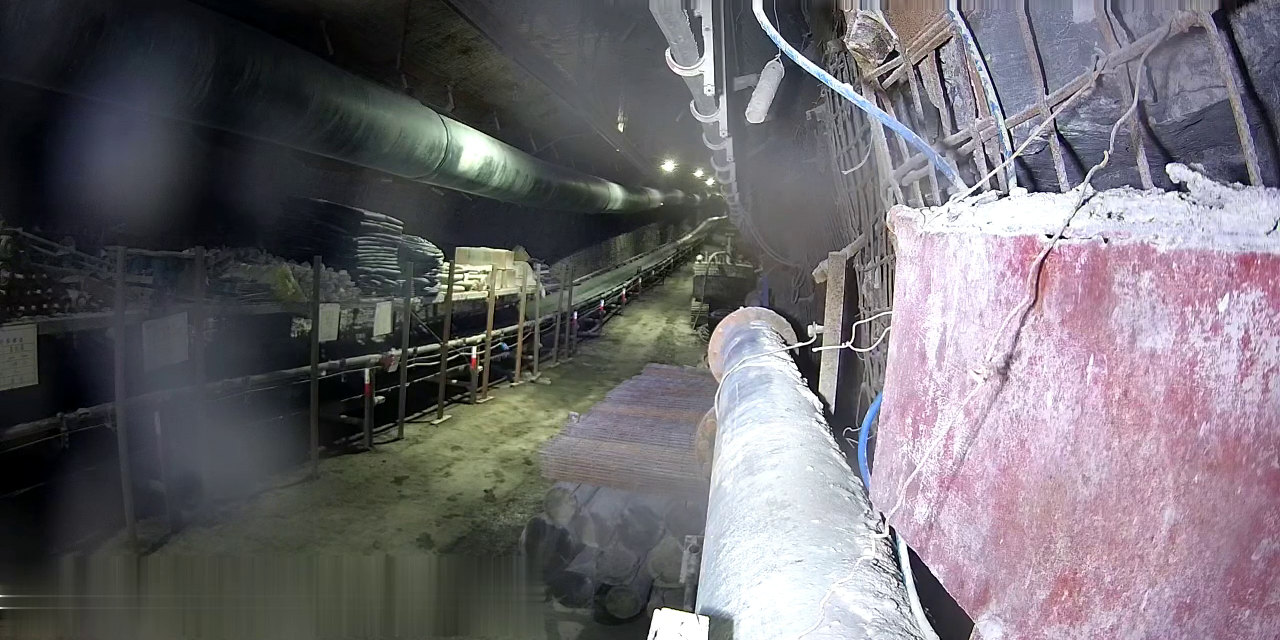
#> input picture GenerateLow/Input/1.png, 1280 x 640 px
$ python generate_lowlight.py --source Input/1.png --output out.png
#> lines starting #> are read from the running program, lines starting #| are printed output that depends on the picture
"""Standalone low-light generator matching the surviving original algorithm.

Input may be one image or a dataset root containing train/high and test/high.
The default settings reproduce the original synthesis and its continuous RNG.
Use --size-multiple 1 and --seed-mode per-image for later full-image variants.
"""

from __future__ import annotations

import argparse
import json
import re
import shutil
from pathlib import Path

import cv2
import numpy as np


BASE_CONFIG = {
    "gamma_range": (1.55, 2.15),
    "brightness_range": (0.38, 0.70),
    "illumination_base_range": (0.38, 0.62),
    "illumination_spot_count": (1, 3),
    "illumination_spot_gain_range": (0.10, 0.22),
    "illumination_lamp_prob": 0.8,
    "illumination_lamp_gain_range": (0.14, 0.30),
    "illumination_sigma_x_range": (0.12, 0.30),
    "illumination_sigma_y_range": (0.12, 0.34),
    "illumination_blur_sigma_range": (9.0, 18.0),
    "illumination_clip_range": (0.16, 0.82),
    "vignette_strength_range": (0.24, 0.46),
    "gaussian_luma_noise_std_range": (0.0025, 0.0100),
    "gaussian_chroma_noise_std_range": (0.00015, 0.00080),
    "gaussian_dark_scale_range": (0.6, 1.4),
    "poisson_levels_range": (36.0, 68.0),
    "poisson_dark_scale_range": (0.35, 1.0),
    "noise_darkness_gamma_range": (1.2, 1.8),
    "red_speckle_max_excess": 0.05,
    # OpenCV channel order: B, G, R.
    "color_profiles": {
        "cold": ((1.00, 1.08), (0.95, 1.02), (0.86, 0.96)),
        "greenish": ((0.90, 0.99), (1.01, 1.09), (0.87, 0.96)),
        "yellow_green": ((0.84, 0.94), (1.00, 1.08), (0.94, 1.03)),
    },
    "blur_prob": 0.25,
    "blur_kernel_choices": (3, 5),
    "blur_sigma_range": (0.4, 1.1),
    "jpeg_quality": 95,
}

IMAGE_EXTENSIONS = {".png", ".jpg", ".jpeg"}


def make_config(brightness_scale: float, noise_scale: float, blur_prob: float) -> dict:
    cfg = {**BASE_CONFIG, "blur_prob": blur_prob}
    cfg["brightness_range"] = tuple(v * brightness_scale for v in BASE_CONFIG["brightness_range"])
    for key in ("gaussian_luma_noise_std_range", "gaussian_chroma_noise_std_range"):
        cfg[key] = tuple(v * noise_scale for v in BASE_CONFIG[key])
    cfg["poisson_levels_range"] = tuple(v / noise_scale**2 for v in BASE_CONFIG["poisson_levels_range"])
    return cfg


def sample_color_gains(rng: np.random.Generator, cfg: dict) -> np.ndarray:
    names = list(cfg["color_profiles"])
    ranges = cfg["color_profiles"][names[int(rng.integers(0, len(names)))]]
    return np.array([rng.uniform(lo, hi) for lo, hi in ranges], dtype=np.float32)


def generate_illumination_map(height: int, width: int, rng: np.random.Generator, cfg: dict) -> np.ndarray:
    yy, xx = np.mgrid[0:height, 0:width].astype(np.float32)
    xx /= max(width - 1, 1)
    yy /= max(height - 1, 1)
    illumination = np.full((height, width), rng.uniform(*cfg["illumination_base_range"]), dtype=np.float32)

    center_x, center_y = rng.uniform(0.35, 0.65), rng.uniform(0.35, 0.65)
    radius_x, radius_y = rng.uniform(0.75, 1.05), rng.uniform(0.75, 1.10)
    distance = ((xx - center_x) / radius_x) ** 2 + ((yy - center_y) / radius_y) ** 2
    strength = rng.uniform(*cfg["vignette_strength_range"])
    illumination *= np.clip(1.0 - strength * distance, 0.55, 1.0)

    count = int(rng.integers(cfg["illumination_spot_count"][0], cfg["illumination_spot_count"][1] + 1))
    for idx in range(count):
        lamp = idx == 0 and rng.random() < cfg["illumination_lamp_prob"]
        if lamp:
            gain = rng.uniform(*cfg["illumination_lamp_gain_range"])
            mu_x, mu_y = rng.uniform(0.25, 0.75), rng.uniform(0.12, 0.68)
        else:
            gain = rng.uniform(*cfg["illumination_spot_gain_range"])
            mu_x, mu_y = rng.uniform(0.10, 0.90), rng.uniform(0.10, 0.90)
        sigma_x = rng.uniform(*cfg["illumination_sigma_x_range"])
        sigma_y = rng.uniform(*cfg["illumination_sigma_y_range"])
        gaussian = np.exp(-(((xx - mu_x) ** 2 / (2.0 * sigma_x**2)) +
                            ((yy - mu_y) ** 2 / (2.0 * sigma_y**2))))
        illumination += gain * gaussian.astype(np.float32)

    blur_sigma = rng.uniform(*cfg["illumination_blur_sigma_range"])
    illumination = cv2.GaussianBlur(illumination, (0, 0), blur_sigma)
    return np.clip(illumination, *cfg["illumination_clip_range"])[..., None]


def suppress_red_speckles(image: np.ndarray, cfg: dict) -> np.ndarray:
    result = np.clip(image, 0.0, 1.0).copy()
    red_limit = np.maximum(result[..., 0], result[..., 1]) + cfg["red_speckle_max_excess"]
    result[..., 2] = np.minimum(result[..., 2], red_limit)
    return result


def add_dark_dependent_noise(image: np.ndarray, rng: np.random.Generator, cfg: dict) -> np.ndarray:
    luminance = 0.114 * image[..., 0] + 0.587 * image[..., 1] + 0.299 * image[..., 2]
    darkness = np.clip(1.0 - luminance, 0.0, 1.0)
    darkness_weight = darkness ** rng.uniform(*cfg["noise_darkness_gamma_range"])

    luma_std = rng.uniform(*cfg["gaussian_luma_noise_std_range"])
    chroma_std = rng.uniform(*cfg["gaussian_chroma_noise_std_range"])
    gaussian_scale = rng.uniform(*cfg["gaussian_dark_scale_range"])
    noise_strength = 0.35 + gaussian_scale * darkness_weight[..., None]
    height, width = image.shape[:2]
    luma_noise = rng.normal(0.0, 1.0, (height, width, 1)).astype(np.float32)
    luma_noise *= luma_std * noise_strength
    chroma_noise = np.zeros_like(image, dtype=np.float32)
    chroma_noise[..., 0] = rng.normal(0.0, 1.0, (height, width)).astype(np.float32)
    chroma_noise[..., 1] = rng.normal(0.0, 1.0, (height, width)).astype(np.float32)
    chroma_noise[..., 2] = 0.0
    chroma_noise *= chroma_std * noise_strength

    levels = rng.uniform(*cfg["poisson_levels_range"])
    poisson_scale = rng.uniform(*cfg["poisson_dark_scale_range"])
    poisson_base = np.clip(luminance, 0.0, 1.0)
    poisson_sample = rng.poisson(poisson_base * levels).astype(np.float32)
    poisson_sample /= levels
    poisson_noise = (poisson_sample - poisson_base)[..., None]
    poisson_noise *= 0.25 + poisson_scale * darkness_weight[..., None]

    noisy = image + luma_noise + chroma_noise + poisson_noise
    return np.clip(suppress_red_speckles(noisy, cfg), 0.0, 1.0)


def synthesize_lowlight(image_bgr: np.ndarray, rng: np.random.Generator, cfg: dict) -> np.ndarray:
    image = image_bgr.astype(np.float32) / 255.0
    gamma = rng.uniform(*cfg["gamma_range"])
    lowlight = np.power(np.clip(image, 0.0, 1.0), gamma)
    lowlight *= rng.uniform(*cfg["brightness_range"])
    lowlight *= generate_illumination_map(image.shape[0], image.shape[1], rng, cfg)
    lowlight *= sample_color_gains(rng, cfg).reshape(1, 1, 3)
    lowlight = np.clip(lowlight, 0.0, 1.0)
    if rng.random() < cfg["blur_prob"]:
        kernels = cfg["blur_kernel_choices"]
        size = int(kernels[int(rng.integers(0, len(kernels)))])
        lowlight = cv2.GaussianBlur(lowlight, (size, size), rng.uniform(*cfg["blur_sigma_range"]))
    lowlight = add_dark_dependent_noise(lowlight, rng, cfg)
    return np.clip(lowlight * 255.0, 0.0, 255.0).astype(np.uint8)


def natural_key(path: Path) -> list:
    return [int(part) if part.isdigit() else part.lower() for part in re.split(r"(\d+)", path.name)]


def align_image(image: np.ndarray, multiple: int) -> tuple[np.ndarray, list[int]]:
    height, width = image.shape[:2]
    target_h, target_w = height // multiple * multiple, width // multiple * multiple
    if target_h == 0 or target_w == 0:
        raise ValueError(f"Image dimensions must be at least {multiple} pixels")
    top, left = (height - target_h) // 2, (width - target_w) // 2
    return image[top:top + target_h, left:left + target_w], [left, top, left + target_w, top + target_h]


def read_image(path: Path) -> np.ndarray:
    image = cv2.imread(str(path), cv2.IMREAD_COLOR)
    if image is None:
        raise ValueError(f"Cannot read image: {path}")
    return image


def write_image(path: Path, image: np.ndarray, cfg: dict) -> None:
    options = [cv2.IMWRITE_JPEG_QUALITY, cfg["jpeg_quality"]] if path.suffix.lower() in {".jpg", ".jpeg"} else []
    if not cv2.imwrite(str(path), image, options):
        raise OSError(f"Cannot write image: {path}")


def main() -> None:
    parser = argparse.ArgumentParser(description=__doc__)
    parser.add_argument("--source", type=Path, required=True, help="One image or dataset root with train/high and test/high")
    parser.add_argument("--output", type=Path, required=True, help="New output image or dataset root")
    parser.add_argument("--seed", type=int, default=20260430)
    parser.add_argument("--seed-mode", choices=("stream", "per-image"), default="stream")
    parser.add_argument("--size-multiple", type=int, default=16, help="1 preserves original dimensions")
    parser.add_argument("--brightness-scale", type=float, default=1.0)
    parser.add_argument("--noise-scale", type=float, default=1.0)
    parser.add_argument("--blur-prob", type=float, default=0.25)
    args = parser.parse_args()
    if args.seed < 0 or args.size_multiple < 1:
        parser.error("--seed must be nonnegative and --size-multiple must be positive")
    if not np.isfinite([args.brightness_scale, args.noise_scale, args.blur_prob]).all():
        parser.error("Scale and probability values must be finite")
    if args.brightness_scale <= 0 or args.noise_scale <= 0 or not 0 <= args.blur_prob <= 1:
        parser.error("Scales must be positive and blur probability must be in [0, 1]")
    source, output = args.source.resolve(), args.output.resolve()
    if not source.exists() or output.exists() or source == output:
        parser.error("Source must exist and output must not exist or equal source")
    if source.is_dir() and (source in output.parents or output in source.parents):
        parser.error("Source and output directories must not be nested")
    if source.is_file() and output.suffix.lower() not in IMAGE_EXTENSIONS:
        parser.error("Single-image output must end in .png, .jpg, or .jpeg")
    if source.is_file() and output.with_name(output.stem + "_generation.json").exists():
        parser.error("Single-image manifest already exists")

    cv2.setNumThreads(2)
    cfg = make_config(args.brightness_scale, args.noise_scale, args.blur_prob)
    stream_rng = np.random.default_rng(args.seed)
    records = []
    if source.is_file():
        image = read_image(source)
#> in read_image, image is the input picture: shape (640, 1280, 3); mean B, G, R 111.2, 105.9, 109.6
        aligned, box = align_image(image, args.size_multiple)
#> box = [0, 0, 1280, 640]
        output.parent.mkdir(parents=True, exist_ok=True)
        write_image(output, synthesize_lowlight(aligned, stream_rng, cfg), cfg)
#> in add_dark_dependent_noise, `noise_strength = 0.35 + gaussian_scale * darkness_weight[..., None]`:
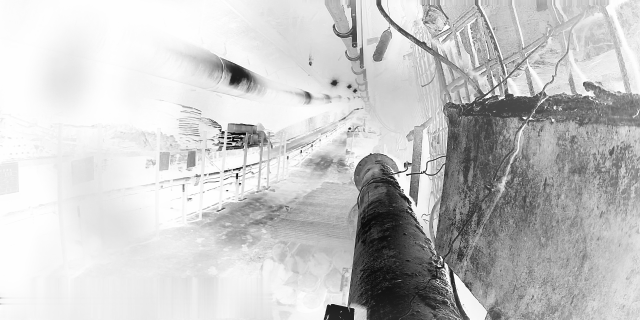
#> noise_strength: shape (640, 1280, 1) float32 (shown at 1/2 size); min 0.86, max 1.66, mean 1.48; drawn with min black and max white
#> in add_dark_dependent_noise, `chroma_noise[..., 0] = rng.normal(0.0, 1.0, (height, width)).astype(np..`:
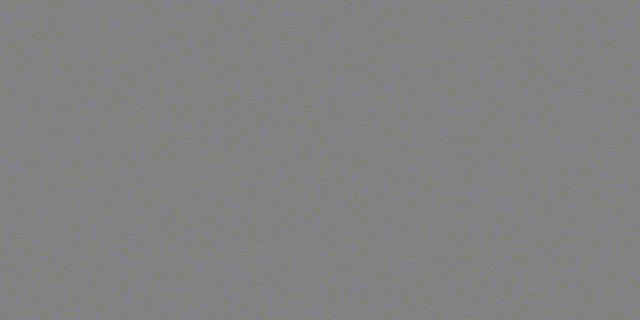
#> chroma_noise: shape (640, 1280, 3) float32 (shown at 1/2 size); mean of channels 0, 1, 2 0.000371, 0, 0; drawn with min black and max white
#> in add_dark_dependent_noise, `poisson_sample = rng.poisson(poisson_base * levels).astype(np.float32)`:
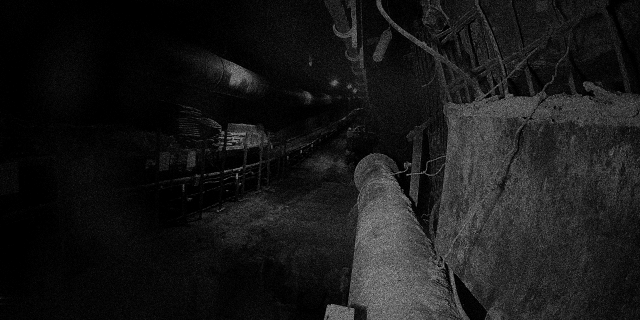
#> poisson_sample: shape (640, 1280) float32 (shown at 1/2 size); min 0, max 32, mean 3.1; drawn with min black and max white
#> in add_dark_dependent_noise, `poisson_noise = (poisson_sample - poisson_base)[..., None]`:
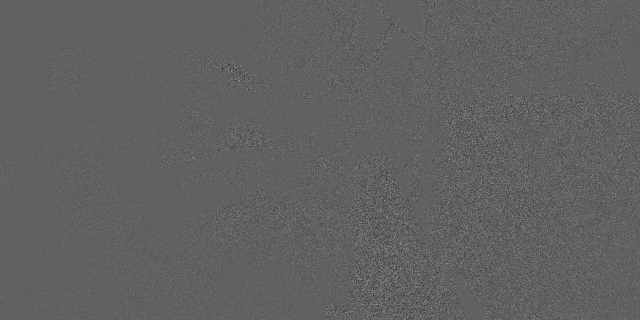
#> poisson_noise: shape (640, 1280, 1) float32 (shown at 1/2 size); min -0.316, max 0.512, mean 8.79e-05; drawn with min black and max white
#> in add_dark_dependent_noise, `noisy = image + luma_noise + chroma_noise + poisson_noise`:
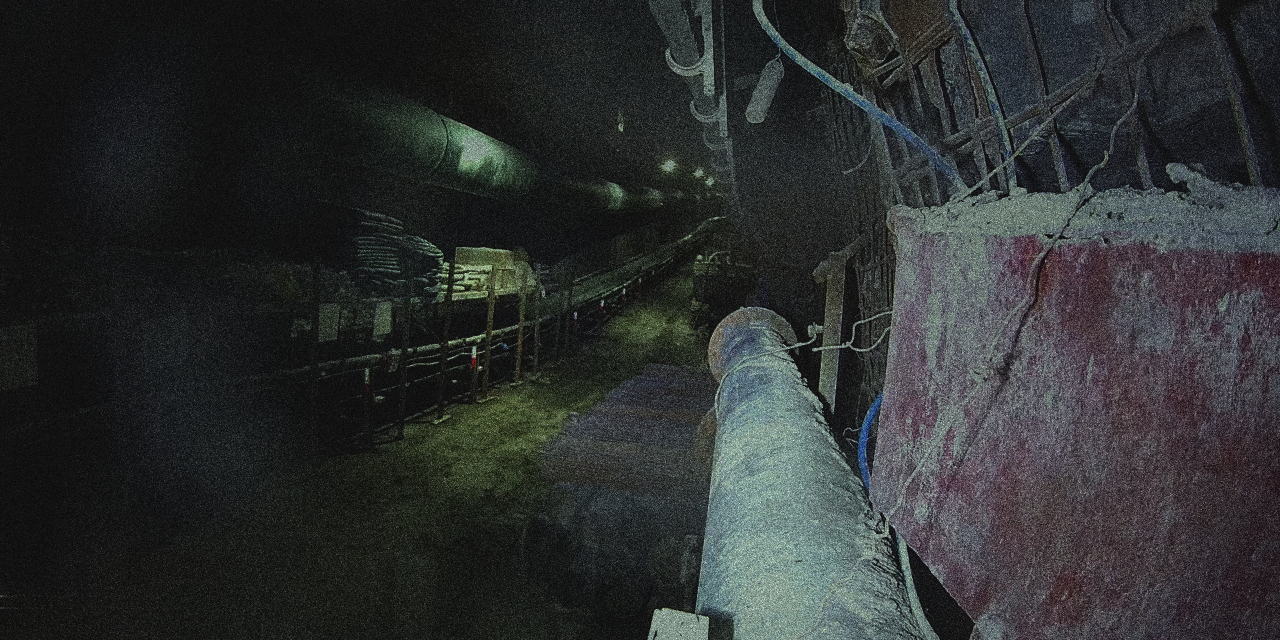
#> noisy: shape (640, 1280, 3) float32; mean B, G, R 0.0889, 0.0887, 0.0811; drawn with min black and max white
#> in write_image, `options = [cv2.IMWRITE_JPEG_QUALITY, cfg["jpeg_quality"]] if path.suff..`: options = []
        records.append({"source": str(source), "output": str(output), "seed": args.seed,
                        "original_size_wh": [image.shape[1], image.shape[0]], "crop_box_ltrb": box})
        manifest = output.with_name(output.stem + "_generation.json")
    else:
        images = []
        for split in ("train", "test"):
            folder = source / split / "high"
            if not folder.is_dir():
                parser.error(f"Missing input directory: {folder}")
            files = sorted((p for p in folder.iterdir() if p.is_file() and p.suffix.lower() in IMAGE_EXTENSIONS), key=natural_key)
            if not files:
                parser.error(f"No PNG/JPEG images in: {folder}")
            images.extend((split, p) for p in files)
        output.mkdir(parents=True)
        for index, (split, path) in enumerate(images):
            image = read_image(path)
            aligned, box = align_image(image, args.size_multiple)
            high_path = output / split / "high" / path.name
            low_path = output / split / "low" / path.name
            high_path.parent.mkdir(parents=True, exist_ok=True)
            low_path.parent.mkdir(parents=True, exist_ok=True)
            if aligned.shape == image.shape:
                shutil.copy2(path, high_path)
            else:
                write_image(high_path, aligned, cfg)
            rng = stream_rng if args.seed_mode == "stream" else np.random.default_rng(args.seed + index)
            write_image(low_path, synthesize_lowlight(aligned, rng, cfg), cfg)
            records.append({"split": split, "filename": path.name,
                            "seed": args.seed + index if args.seed_mode == "per-image" else None,
                            "original_size_wh": [image.shape[1], image.shape[0]],
                            "output_size_wh": [aligned.shape[1], aligned.shape[0]], "crop_box_ltrb": box})
            print(f"{index + 1}/{len(images)} {split}/{path.name}", flush=True)
        manifest = output / "generation_manifest.json"

    payload = {"config": cfg, "seed": args.seed, "seed_mode": args.seed_mode,
               "size_multiple": args.size_multiple, "images": records}
    manifest.write_text(json.dumps(payload, ensure_ascii=False, indent=2) + "\n", encoding="utf-8")
    print(f"Generated {len(records)} image(s); manifest: {manifest}")
#| Generated 1 image(s); manifest: GenerateLow/out_generation.json


if __name__ == "__main__":
    main()

$ run again, on SAIG-Net-mian/datasets/LOLv1/1.png
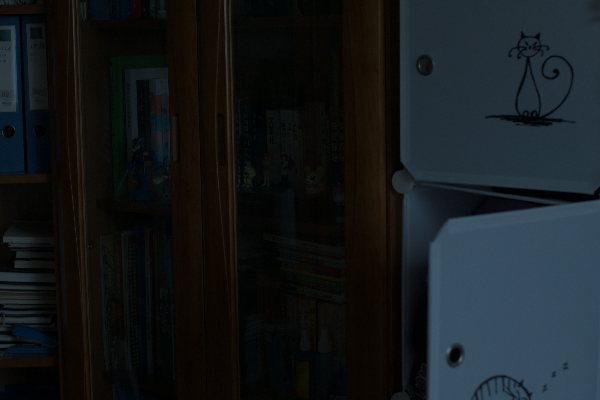
#> input picture SAIG-Net-mian/datasets/LOLv1/1.png, 600 x 400 px
#> in read_image, image is the input picture: shape (400, 600, 3); mean B, G, R 27.9, 25.8, 21
#> box = [4, 0, 596, 400]
#> image: shape (400, 592, 3) float32
#> in add_dark_dependent_noise, `noisy = image + luma_noise + chroma_noise + poisson_noise`:
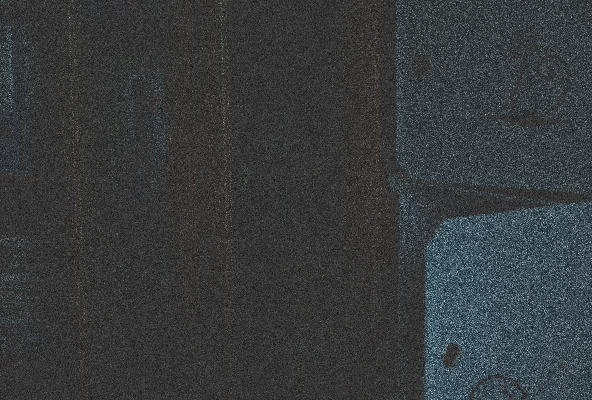
#> noisy: shape (400, 592, 3) float32; mean B, G, R 0.0088, 0.00707, 0.00361; drawn with min black and max white
#> in synthesize_lowlight, `return np.clip(lowlight * 255.0, 0.0, 255.0).astype(np.uint8)`:
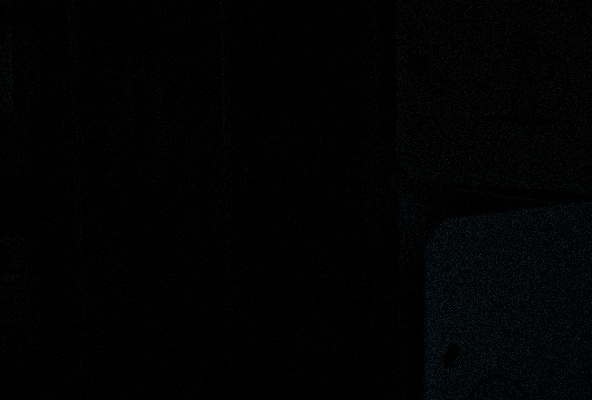
#> returned value: shape (400, 592, 3); mean of channels 0, 1, 2 2.7, 2.3, 1.7; drawn as B, G, R
#> options = []
#| Generated 1 image(s); manifest: GenerateLow/out_generation.json
